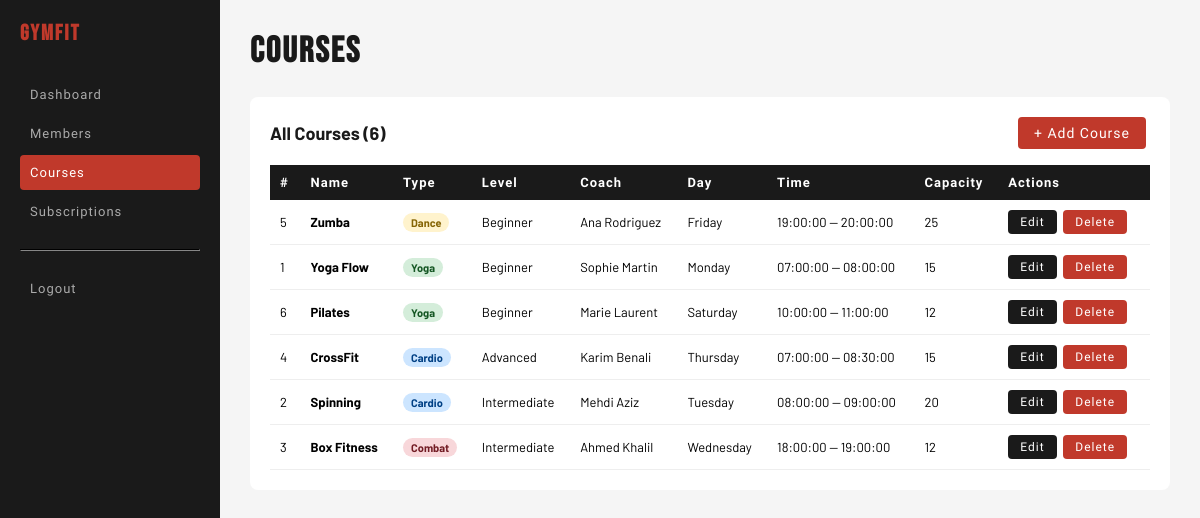
/index.php?route=admin-courses (signed in), run on the app's committed database.
### tables this page shows
CREATE TABLE IF NOT EXISTS courses (
    id_class     INT          AUTO_INCREMENT PRIMARY KEY,
    name         VARCHAR(100) NOT NULL,
    type         VARCHAR(50),
    level        VARCHAR(50),
    coach        VARCHAR(100),
    day          VARCHAR(20),
    start_time   TIME,
    end_time     TIME,
    max_capacity INT          DEFAULT 20
);

### app/controllers/AbstractController.php (called while the page is built, shortened)
 <?php
abstract class AbstractController
{
protected function render(string $view, array $data = []): void
{
    require __DIR__ . '/../Views/' . $view . '.phtml';
}
}

### app/controllers/AdminController.php (called while the page is built, shortened)
<?php
class AdminController extends AbstractController
{
    public function listCourses(): void
    {
        $courseManager = new CourseManager();
        $this->render('admin/courses', [
            'courses' => $courseManager->findAll()
        ]);
    }
}

### index.php (called while the page is built, shortened)
<?php
$router = new Router();
$router->handleRequest($_GET);

### app/managers/AbstractManager.php (called while the page is built, shortened)
<?php
abstract class AbstractManager
{
    public function __construct()
    {
        try {
            $connexion = "mysql:host=".$_ENV["DB_HOST"].";port=3306;charset=".$_ENV["DB_CHARSET"].";dbname=".$_ENV["DB_NAME"];
            $this->db = new PDO(
                $connexion,
                $_ENV["DB_USER"],
                $_ENV["DB_PASSWORD"]
            );
        }catch (PDOException $e){
            die('Connexion échouée : ' . $e->getMessage());
        }
    }
}

### app/managers/CourseManager.php (called while the page is built, shortened)
<?php
class CourseManager extends AbstractManager
{
    public function findAll(): array
    {
        $query = $this->db->prepare(
            'SELECT * FROM courses ORDER BY day, start_time'
        );
        $query->execute();
        $rows = $query->fetchAll(PDO::FETCH_ASSOC);
        $courses = [];
        foreach ($rows as $row) {
            $course = new Course(
                $row['name'],
                $row['type'],
                $row['level'],
                $row['coach'],
                $row['day'],
                $row['start_time'],
                $row['end_time'],
                $row['max_capacity'],
                $row['id_class']
            );
            $courses[] = $course;
        }
        return $courses;
    }
}

### app/models/Course.php (called while the page is built, shortened)
<?php
class Course {
    public function getId(): ?int {
        return $this->id;
    }
    public function getName(): string {
        return $this->name;
    }
    public function getType(): string {
        return $this->type;
    }
    public function getLevel(): string {
        return $this->level;
    }
    public function getCoach(): string {
        return $this->coach;
    }
    public function getDay(): string {
        return $this->day;
    }
    public function getStartTime(): string {
        return $this->startTime;
    }
    public function getEndTime(): string {
        return $this->endTime;
    }
    public function getMaxCapacity(): int {
        return $this->maxCapacity;
    }
}

### app/views/admin/courses.phtml (the view, shortened to what this page needs)
<?php
$courses = $data['courses'] ?? [];
?>
<!DOCTYPE html>
<html lang="en">
<head>
    <link rel="stylesheet" href="public/assets/css/style.css">
</head>
<body>
<div class="layout">
    <div class="sidebar">
        <h2>GymFit</h2>
        <a href="index.php?route=admin">Dashboard</a>
        <a href="index.php?route=admin-members">Members</a>
        <a href="index.php?route=admin-courses" class="active">Courses</a>
        <a href="index.php?route=admin-subscriptions">Subscriptions</a>
        <hr style="border-color:#333;margin:20px 0;">
        <a href="index.php?route=logout">Logout</a>
    </div>
    <div class="main">
        <h1>Courses</h1>
        <div class="card">
            <div class="card-header">
                <h2>All Courses (<?= count($courses) ?>)</h2>
                <a href="index.php?route=admin-create-course" class="btn btn-add">+ Add Course</a>
            </div>
            <table>
                <thead>
                    <tr>
                        <th>#</th>
                        <th>Name</th>
                        <th>Type</th>
                        <th>Level</th>
                        <th>Coach</th>
                        <th>Day</th>
                        <th>Time</th>
                        <th>Capacity</th>
                        <th>Actions</th>
                    </tr>
                </thead>
                <tbody>
                    <?php foreach ($courses as $course): ?>
                    <tr>
                        <td><?= htmlspecialchars((string) $course->getId()) ?></td>
                        <td><strong><?= htmlspecialchars($course->getName()) ?></strong></td>
                        <td>
                            <span class="badge badge-<?= htmlspecialchars(strtolower($course->getType())) ?>">
                                <?= htmlspecialchars($course->getType()) ?>
                            </span>
                        </td>
                        <td><?= htmlspecialchars($course->getLevel()) ?></td>
                        <td><?= htmlspecialchars($course->getCoach()) ?></td>
                        <td><?= htmlspecialchars($course->getDay()) ?></td>
                        <td>
                            <?= htmlspecialchars($course->getStartTime()) ?>
                            —
                            <?= htmlspecialchars($course->getEndTime()) ?>
                        </td>
                        <td><?= htmlspecialchars((string) $course->getMaxCapacity()) ?></td>
                        <td>
                            <a href="index.php?route=admin-update-course&id=<?= htmlspecialchars((string) $course->getId()) ?>"
                               class="btn btn-edit">Edit</a>
                            <a href="index.php?route=admin-delete-course&id=<?= htmlspecialchars((string) $course->getId()) ?>"
                               class="btn btn-delete"
                               onclick="return confirm('Delete <?= htmlspecialchars($course->getName()) ?>?')">
                               Delete
                            </a>
                        </td>
                    </tr>
                    <?php endforeach; ?>
                </tbody>
            </table>
        </div>
    </div>
</div>
</body>
</html>

### public/assets/css/style.css (style rules this page uses)
:root { --red: #C0392B; --red-d: #96281B; --black: #0e0e0e; --dark: #1A1A1A; --dark2: #242424; --white: #ffffff; --gray: #f5f5f5; --font-display: 'Bebas Neue', sans-serif; --font-ui: 'Barlow Condensed', sans-serif; --font-body: 'Barlow', sans-serif; }
* { box-sizing: border-box; margin: 0; padding: 0; }
body { font-family: var(--font-body); }
.layout { display: flex; min-height: 100vh; }
.sidebar { width: 220px; background: var(--dark); padding: 20px; flex-shrink: 0; }
.sidebar h2 { color: var(--red); font-size: 22px; margin-bottom: 30px; font-family: var(--font-display); letter-spacing: 2px; }
.sidebar a { display: block; color: #aaa; text-decoration: none; padding: 10px; margin-bottom: 4px; border-radius: 4px; font-family: var(--font-ui); font-size: 13px; letter-spacing: 1px; }
.sidebar a.active { background: var(--red); color: #fff; }
.sidebar hr { border-color: #333; margin: 20px 0; }
.main { flex: 1; padding: 30px; background: var(--gray); }
.main h1 { color: var(--dark); margin-bottom: 24px; font-family: var(--font-display); font-size: 36px; letter-spacing: 2px; }
.card { background: #fff; border-radius: 8px; padding: 20px; margin-bottom: 20px; }
.card-header { display: flex; justify-content: space-between; align-items: center; margin-bottom: 16px; }
.card-header h2 { font-size: 18px; color: var(--dark); }
table { width: 100%; border-collapse: collapse; }
th { background: var(--dark); color: #fff; padding: 10px; text-align: left; font-size: 13px; font-family: var(--font-ui); letter-spacing: 1px; }
td { padding: 10px; border-bottom: 1px solid #eee; font-size: 13px; }
.badge { padding: 3px 8px; border-radius: 20px; font-size: 11px; font-weight: bold; }
.badge-yoga { background: #d4edda; color: #155724; }
.badge-cardio { background: #cce5ff; color: #004085; }
.badge-combat { background: #f8d7da; color: #721c24; }
.badge-dance { background: #fff3cd; color: #856404; }
.btn { padding: 5px 12px; border: none; border-radius: 4px; cursor: pointer; font-size: 12px; text-decoration: none; margin-right: 4px; display: inline-block; font-family: var(--font-ui); letter-spacing: 1px; }
.btn-edit { background: var(--dark); color: #fff; }
.btn-delete { background: var(--red); color: #fff; }
.btn-add { background: var(--red); color: #fff; padding: 8px 16px; font-size: 14px; }

### data on the page
courses: id_class "5", name "Zumba", type "Dance", level "Beginner", coach "Ana Rodriguez", day "Friday", start_time "19:00:00", end_time "20:00:00", max_capacity "25"
courses: id_class "1", name "Yoga Flow", type "Yoga", level "Beginner", coach "Sophie Martin", day "Monday", start_time "07:00:00", end_time "08:00:00", max_capacity "15"
courses: id_class "6", name "Pilates", type "Yoga", level "Beginner", coach "Marie Laurent", day "Saturday", start_time "10:00:00", end_time "11:00:00", max_capacity "12"
courses: id_class "4", name "CrossFit", type "Cardio", level "Advanced", coach "Karim Benali", day "Thursday", start_time "07:00:00", end_time "08:30:00", max_capacity "15"
courses: id_class "2", name "Spinning", type "Cardio", level "Intermediate", coach "Mehdi Aziz", day "Tuesday", start_time "08:00:00", end_time "09:00:00", max_capacity "20"
courses: id_class "3", name "Box Fitness", type "Combat", level "Intermediate", coach "Ahmed Khalil", day "Wednesday", start_time "18:00:00", end_time "19:00:00", max_capacity "12"

### other printed values
count($courses) "6"
